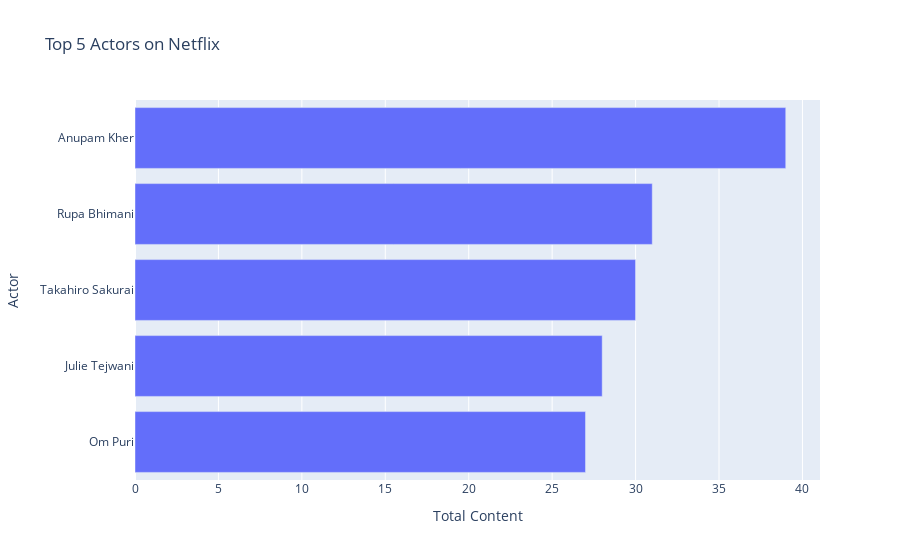

This figure's notebook cell:
### Code cell
#Top 5 Actors
# Fill missing values in the 'cast' column with 'No Cast Specified'
data['cast']=data['cast'].fillna('No Cast Specified')

# Create a DataFrame to store the split cast information
filtered_cast=pd.DataFrame()

# Split the 'cast' column into multiple columns using commas as the separator and stack the resulting DataFrame
filtered_cast=data['cast'].str.split(',',expand=True).stack()
filtered_cast=filtered_cast.to_frame()
filtered_cast.columns=['Actor']

# Count the occurrences of each actor
actors=filtered_cast.groupby(['Actor']).size().reset_index(name='Total Content')

# Exclude rows where the actor is 'No Cast Specified'
actors=actors[actors.Actor !='No Cast Specified']

# Sort the DataFrame by the 'Total Content' column in descending order
actors=actors.sort_values(by=['Total Content'],ascending=False)

# Select the top 5 actors
actorsTop5=actors.head()

# Sort the top 5 actors by the 'Total Content' column
actorsTop5=actorsTop5.sort_values(by=['Total Content'])

# Create a bar chart using Plotly Express
fig2=px.bar(actorsTop5,x='Total Content',y='Actor', title='Top 5 Actors on Netflix')
fig2.show()

### Figure 1 — Plotly figure (JSON) as saved in the notebook; plotly's stock layout.template omitted (floating-point values rounded to 4 significant figures)
{"data": [{"alignmentgroup": "True", "hovertemplate": "Total Content=%{x}<br>Actor=%{y}<extra></extra>", "legendgroup": "", "marker": {"color": "#636efa", "pattern": {"shape": ""}}, "name": "", "offsetgroup": "", "orientation": "h", "showlegend": false, "textposition": "auto", "type": "bar", "x": [27, 28, 30, 31, 39], "xaxis": "x", "y": [" Om Puri", " Julie Tejwani", " Takahiro Sakurai", " Rupa Bhimani", " Anupam Kher"], "yaxis": "y"}], "layout": {"barmode": "relative", "legend": {"tracegroupgap": 0}, "title": {"text": "Top 5 Actors on Netflix"}, "xaxis": {"anchor": "y", "domain": [0, 1], "title": {"text": "Total Content"}}, "yaxis": {"anchor": "x", "domain": [0, 1], "title": {"text": "Actor"}}}}
